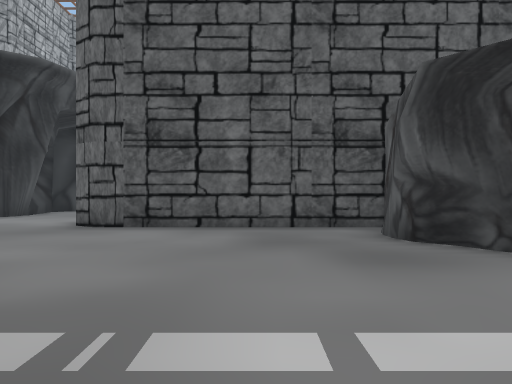
[1] (above)

23 first-person views from a walk through a Unity game level. The camera is 1.4 m above the floor, looks level and sees 70° across. The floor is counted in squares, 2 m on a side. Each view is taken from the middle of a square. On the plan, view 1 faces up. The plan holds only what a view shows up to about 11 squares ahead; the rest is blank. The place goes on beyond the plan. The player character is not drawn. Some animated figures are not drawn.

[2]
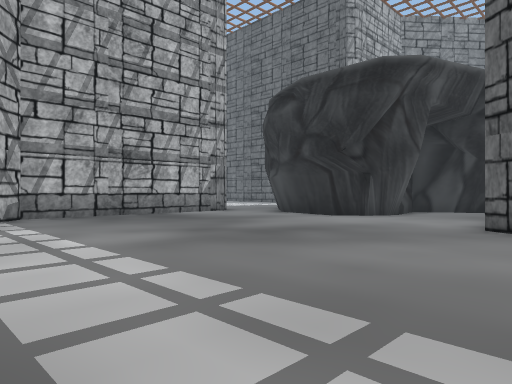

[3]
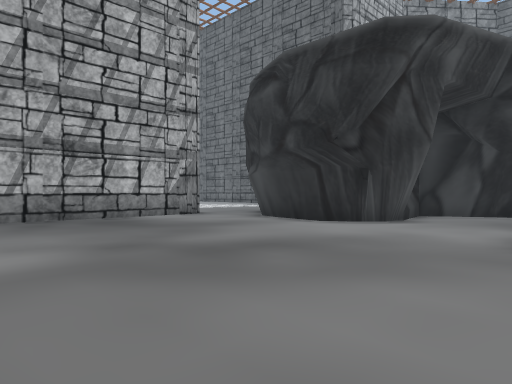

[4]
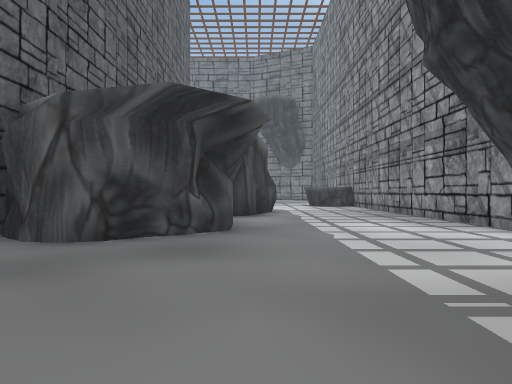

[5]
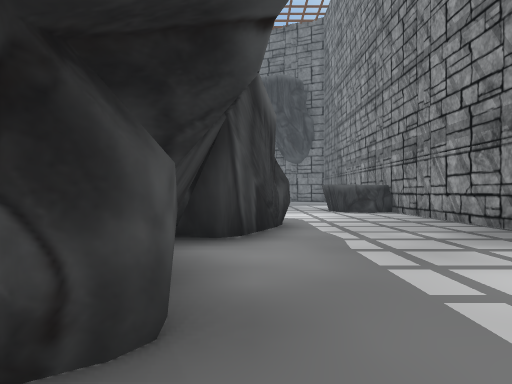

[6]
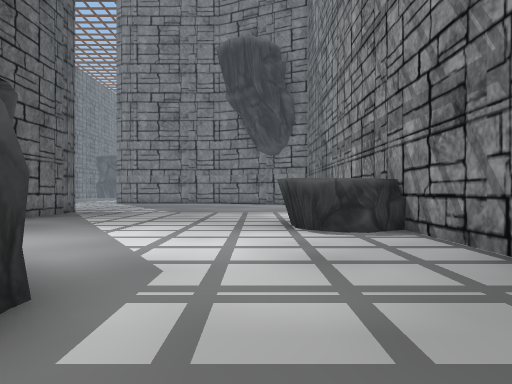

[7]
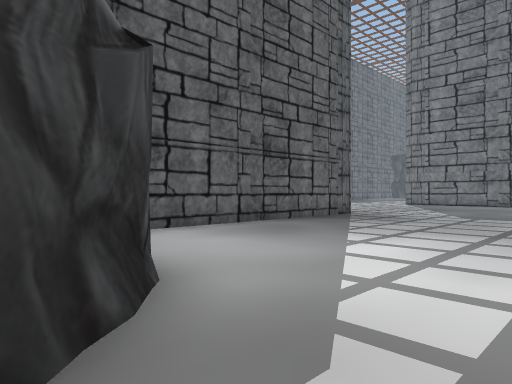

[8]
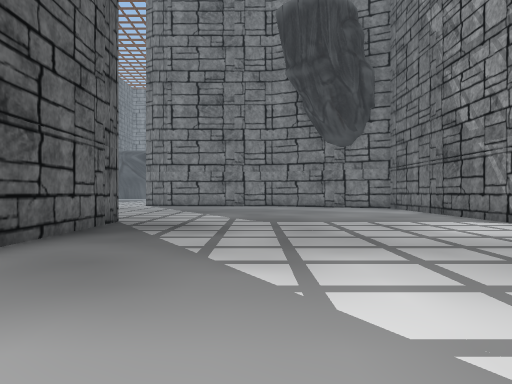

[9]
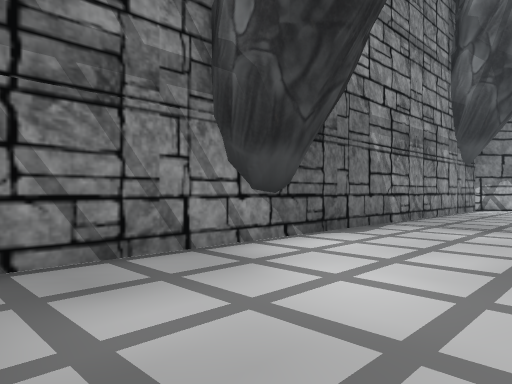

[10]
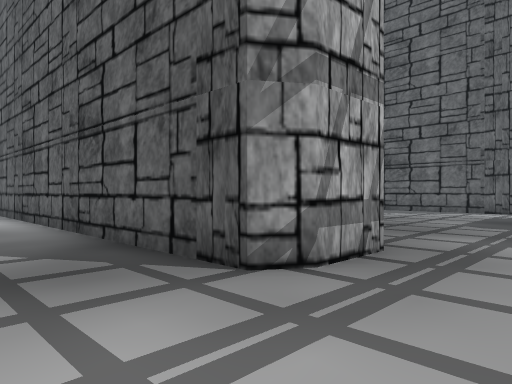

[11]
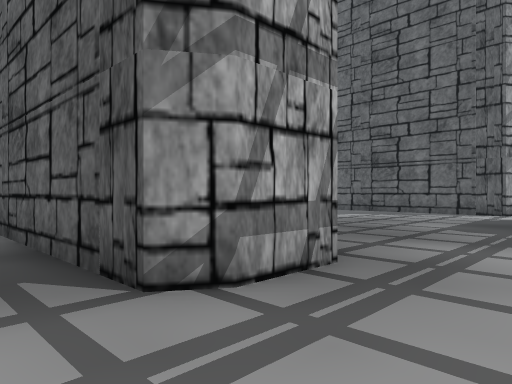

[12]
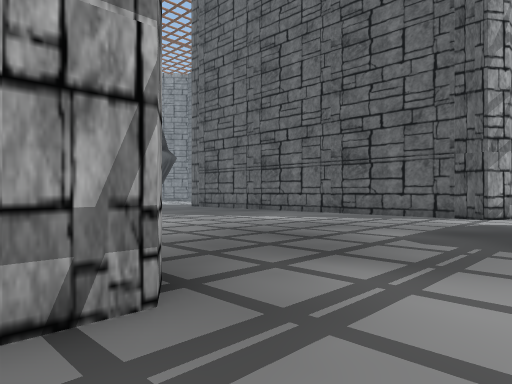

[13]
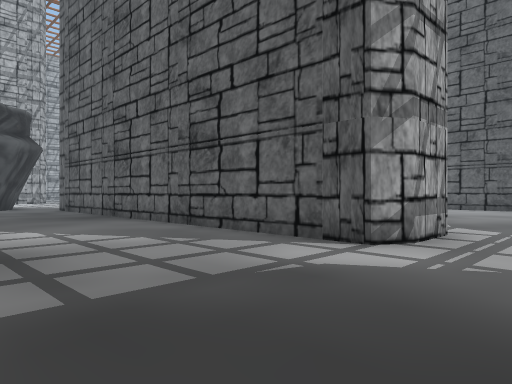

[14]
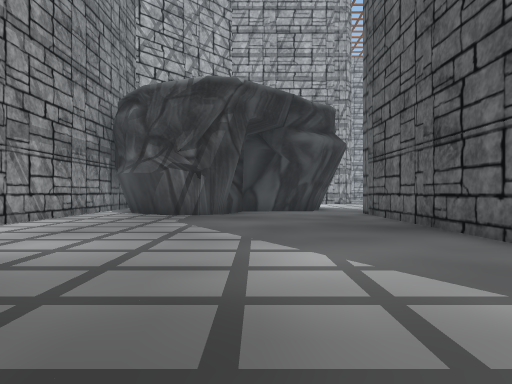

[15]
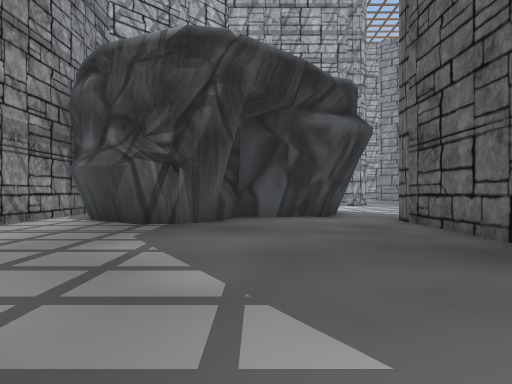

[16]
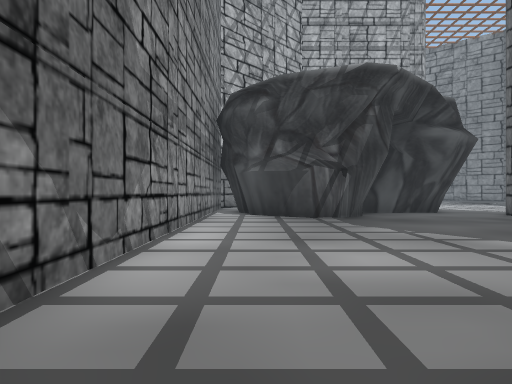

[17]
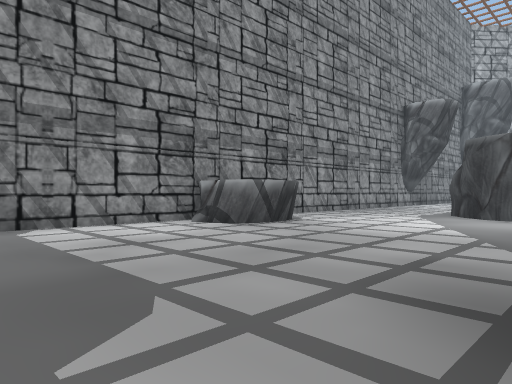

[18]
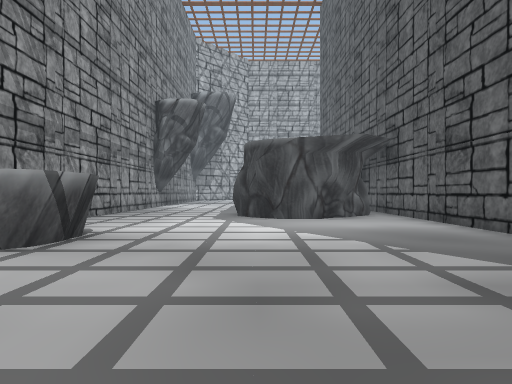

[19]
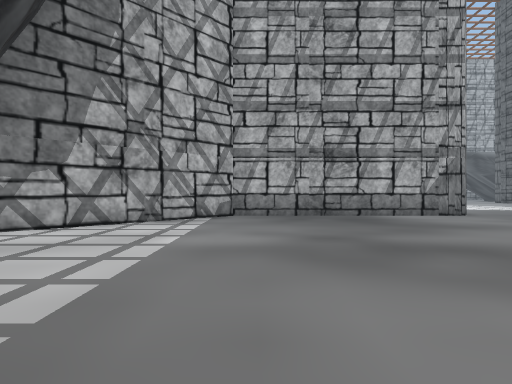

[20]
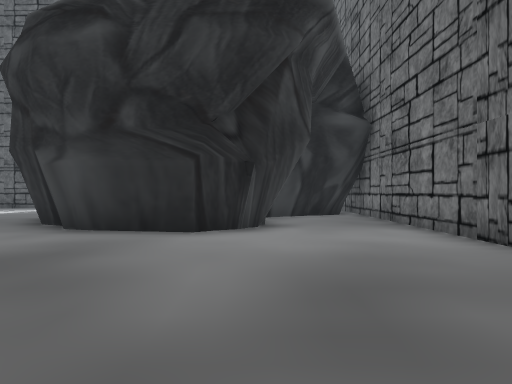

[21]
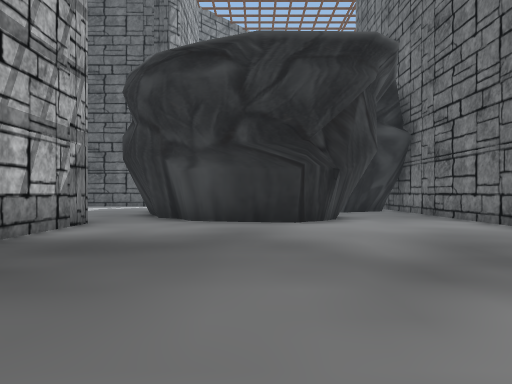

[22]
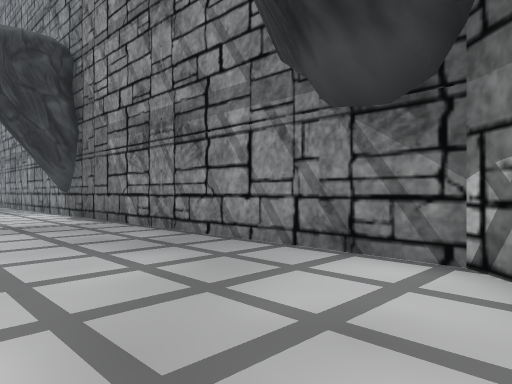

[23]
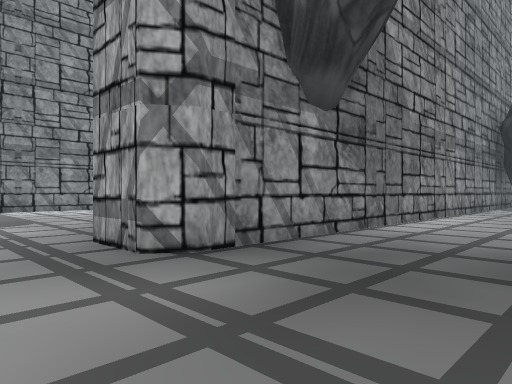

### Floor plan
Key: @ floor where view 1 was taken; # wall or solid block; x gap in a wall; . floor.
Columns run from 13 left of view 1 to 23 right of it. Each row starts with its distance up from view 1.
 27                                  ..
 26                                  ..
 25                                  ..
 24                                  ..
 23                                  ..
 22                                   ..
 21                                   ..
 20                                   #.
 19                    ..##############.
 18                    .................
 17                    ##................
 16                     #................
 15                     #................
 14        ####         ###..............
 13 x     ##..#          ##..............
 12 .#    #...#          ##..............
 11 .##   #...#          #...............
 10 ..#####...#         .................
  9 #...##....#        ################..
  8 #.........#            ############..
  7 #.........#######      ###########...
  6 #..............##      #.............
  5 #..............##      ##............
  4 #...............#####   #............
  3 #...................#####............
  2 ##...................................
  1  ##..................................
  0   ##.........@..............###......
 -1    ##.......................###......
 -2     #################################

Where each view was taken, in squares from view 1:
view 1: 0 up, 0 right, facing up
view 2: 0 up, 2 left, facing up-left
view 3: 2 up, 3 left, facing up-left
view 4: 3 up, 3 left, facing right
view 5: 3 up, 2 right, facing right
view 6: 1 up, 8 right, facing right
view 7: 1 up, 10 right, facing up-right
view 8: 4 up, 12 right, facing right
view 9: 2 up, 7 right, facing down-left
view 10: 5 up, 23 right, facing up-left
view 11: 6 up, 23 right, facing up-left
view 12: 8 up, 23 right, facing up-left
view 13: 14 up, 23 right, facing up-left
view 14: 15 up, 20 right, facing left
view 15: 15 up, 17 right, facing left
view 16: 11 up, 19 right, facing left
view 17: 6 up, 22 right, facing down-left
view 18: 3 up, 21 right, facing left
view 19: 3 up, 2 left, facing left
view 20: 3 up, 7 left, facing up
view 21: 1 up, 9 left, facing up
view 22: 2 up, 9 left, facing down-right
view 23: 13 up, 23 right, facing down-left
